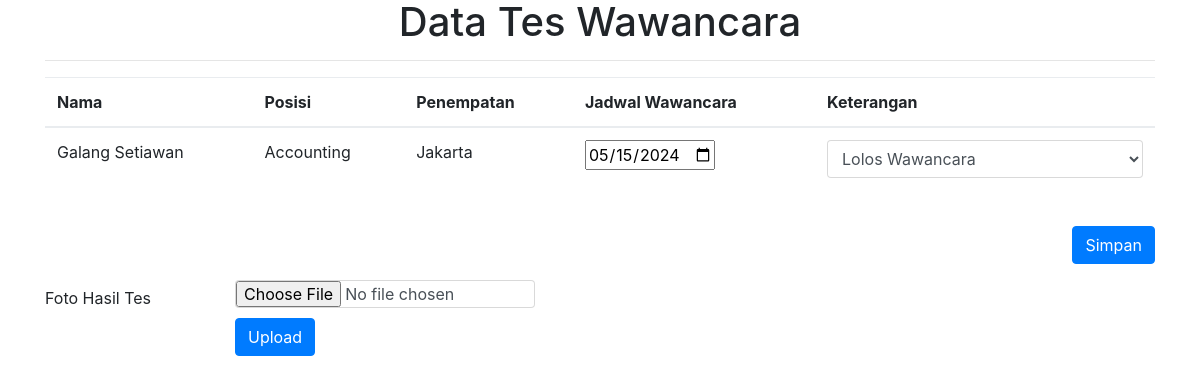
The app's page /admin/hasil_wwcr.php?id_pelamar=320010 with its own data.
### tables this page shows
CREATE TABLE `pelamar` (
  `id_pelamar` int NOT NULL,
  `posisi_pekerjaan` varchar(255) NOT NULL DEFAULT '',
  `lokasi_seleksi` varchar(255) NOT NULL DEFAULT '''''',
  `username` varchar(40) NOT NULL,
  `password` varchar(18) NOT NULL,
  `nama` varchar(255) NOT NULL DEFAULT '''''',
  `nik` int NOT NULL,
  `status_pegawai` varchar(255) NOT NULL,
  `jekel` varchar(255) NOT NULL DEFAULT '',
  `tempat_lhr` varchar(255) NOT NULL DEFAULT '',
  `tgl_lhr` date DEFAULT NULL,
  `alamat` varchar(40) NOT NULL DEFAULT '',
  `kodepos` varchar(15) NOT NULL DEFAULT '',
  `kota` varchar(15) NOT NULL DEFAULT '',
  `no_tlp` varchar(20) NOT NULL DEFAULT '',
  `no_hp` varchar(20) NOT NULL DEFAULT '',
  `ktp` varchar(16) NOT NULL DEFAULT '',
  `negara` varchar(20) NOT NULL DEFAULT '',
  `agama` varchar(15) NOT NULL DEFAULT '',
  `hobi` varchar(10) NOT NULL DEFAULT '',
  `alamat_ortu` varchar(35) NOT NULL DEFAULT '',
  `kodepos_ortu` varchar(15) NOT NULL DEFAULT '',
  `kota_ortu` varchar(15) NOT NULL DEFAULT '',
  `status` varchar(15) NOT NULL DEFAULT '',
  `jml_anak` varchar(10) NOT NULL DEFAULT '',
  `nm_kel` varchar(35) NOT NULL DEFAULT '',
  `hubungan` varchar(20) NOT NULL DEFAULT '',
  `alamat_kel` varchar(35) NOT NULL DEFAULT '',
  `no_kel` varchar(15) NOT NULL DEFAULT '',
  `pendidikan` varchar(15) NOT NULL DEFAULT '',
  `nm_sekolah` varchar(30) NOT NULL DEFAULT '',
  `jurusan` varchar(30) NOT NULL DEFAULT '',
  `tgl_mulai` date DEFAULT NULL,
  `tgl_selesai` date DEFAULT NULL,
  `nilai` float NOT NULL DEFAULT '0',
  `organisasi` varchar(35) NOT NULL DEFAULT '',
  `jabatan` varchar(25) NOT NULL DEFAULT '',
  `periode_org` varchar(20) NOT NULL DEFAULT '',
  `nm_kursus` varchar(30) NOT NULL DEFAULT '',
  `tahun` year NOT NULL DEFAULT '0000',
  `penyelenggara` varchar(25) NOT NULL DEFAULT '',
  `peringkat` varchar(15) NOT NULL DEFAULT '',
  `bahasa` varchar(15) NOT NULL DEFAULT '',
  `dengar` varchar(15) NOT NULL DEFAULT '',
  `baca` varchar(15) NOT NULL DEFAULT '',
  `bicara` varchar(15) NOT NULL DEFAULT '',
  `tulis` varchar(15) NOT NULL DEFAULT '',
  `nm_pt` varchar(25) NOT NULL DEFAULT '',
  `tgl_awal` date DEFAULT NULL,
  `tgl_akhir` date DEFAULT NULL,
  `almt_pt` varchar(35) NOT NULL DEFAULT '',
  `tlp_pt` varchar(15) NOT NULL DEFAULT '',
  `jabat_awal` varchar(20) NOT NULL DEFAULT '',
  `jabat_akhir` varchar(20) NOT NULL DEFAULT '',
  `nm_atasan` varchar(30) NOT NULL DEFAULT '',
  `alasan` varchar(100) NOT NULL DEFAULT '',
  `gaji` varchar(20) NOT NULL DEFAULT '',
  `dokumen` longtext,
  `foto` longtext,
  `file_sertifikat` longtext,
  `wawancara` longtext,
  `tgl_wwcr` date DEFAULT NULL,
  `mulai_kontrak` date DEFAULT NULL,
  `akhir_kontrak` date DEFAULT NULL
);

### admin/hasil_wwcr.php (the view, shortened to what this page needs)
<!DOCTYPE html>
<html lang="en">
  <head>
    <link rel="stylesheet" href="../bootstrap4/css/bootstrap.min.css">
    <link rel="stylesheet" href="../bootstrap4/css/custom.css">
    <link rel="stylesheet" href="https://maxcdn.bootstrapcdn.com/font-awesome/4.7.0/css/font-awesome.min.css">
    <link rel="stylesheet" href="../bootstrap4/css/dataTables.bootstrap4.css">
    <link rel="stylesheet" href="../bootstrap4/css/dataTables.bootstrap4.min.css">
  </head>
<div class="container">
  <body style="background-color: transparent;">
  <?php
    include "koneksi.php";
    $id_pelamar = $_GET['id_pelamar'];
    $query = "SELECT m.keterangan, p.nama, p.posisi_pekerjaan, p.lokasi_seleksi, p.tgl_wwcr
                FROM master_pelamar m
                LEFT JOIN pelamar p ON m.id_pelamar=p.id_pelamar WHERE m.id_pelamar='".$id_pelamar."'";
    $sql = mysqli_query($connect, $query);
    $data = mysqli_fetch_array($sql);
    ?>
        <h1 align="center">Data Tes Wawancara</h1>
        <hr>
            <div class="row">
                <div class="col-md-12">
        <form action="pro_wwcr.php?id_pelamar=<?php echo $id_pelamar; ?>" method="post">
        <table id="example" class="table table-responsive table-hover" cellspacing="0" width="100%">
            <thead>
                <tr>
                    <th>Nama</th>
                    <th>Posisi</th>
                    <th>Penempatan</th>
                    <th>Jadwal Wawancara</th>
                    <th>Keterangan</th>
                </tr>
            </thead>
            <tbody>
                <tr>
                    <td><?= $data['nama']; ?></td>
                    <td><?= $data['posisi_pekerjaan']; ?></td>
                    <td><?= $data['lokasi_seleksi']; ?></td>
                    <td><input type="date" name="tgl_wwcr" style="width: 130px;" value="<?php echo $data['tgl_wwcr']; ?>"></td>
                    <td>
                        <select class="form-control" required="true" name="keterangan" style="padding: 0px 10px">
                            <option value="<?php echo $data['keterangan']; ?>" selected ><?php echo $data['keterangan']; ?></option>
                        </select>
                    </td>
                </tr>
            </tbody>
        </table>
        <div class="form-group row">
            <div class="col-sm-10 text-right ml-auto" style="margin-top: 20px;">
                <button type="submit" class="btn btn-primary">Simpan</button>
            </div>
        </div>
        </form>
        <form action="" method="post" enctype="multipart/form-data">
        <div class="form-group row">
            <label  class="col-sm-2 col-form-label">Foto Hasil Tes</label>
            <div class="col-sm-7 col-sm-offsite-3">
                <input type="file" class="form-control" name="wawancara" id="exampleFormControlFile1" style="padding: 0px; width: 300px" value="<?php echo $data['wawancara']; ?>">
                <div class="form-group row">
                    <div class="col-sm-10 text-left" style="margin-top: 10px;">
                        <button type="sumbit" name="btn-upload_foto" class="btn btn-primary">Upload</button>
                    </div>
                </div>
            </div>
        </div>
        </form>
    </div>
  </body>
</html>

### records on screen
pelamar: nama "Galang Setiawan", posisi_pekerjaan "Accounting", lokasi_seleksi "Jakarta", tgl_wwcr "05/15/2024"

### other values on screen
form field keterangan "Lolos Wawancara"
